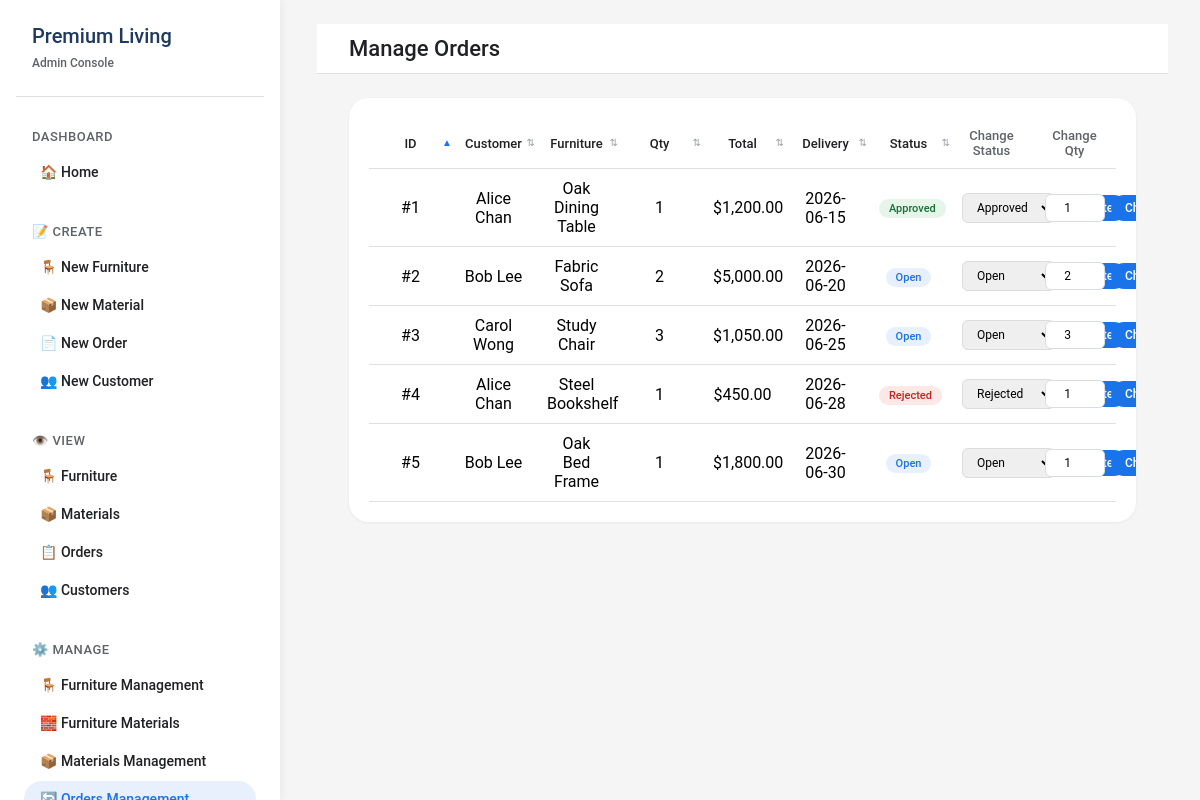
The page /Staff/Manage/manageOrders.php?sort=o.order_id&order=ASC (signed in) on the database its author committed.
### tables this page shows
CREATE TABLE Orders (
    order_id         INT AUTO_INCREMENT,
    customer_id      INT NOT NULL,
    furniture_id     INT NOT NULL,
    order_date       DATE NOT NULL,
    order_quantity   INT NOT NULL,
    total_amount     DECIMAL(10,2) NOT NULL,
    delivery_address VARCHAR(255) NOT NULL,
    delivery_date    DATE NOT NULL,
    order_status     VARCHAR(50) NOT NULL DEFAULT 'Open',
    PRIMARY KEY (order_id),
    FOREIGN KEY (customer_id)  REFERENCES Customer(customer_id),
    FOREIGN KEY (furniture_id) REFERENCES Furniture(furniture_id)
);

CREATE TABLE Customer (
    customer_id     INT AUTO_INCREMENT,
    customer_name   VARCHAR(100) NOT NULL,
    password        VARCHAR(255) NOT NULL,
    contact_number  VARCHAR(20),
    address         VARCHAR(255),
    PRIMARY KEY (customer_id)
);

CREATE TABLE Furniture (
    furniture_id    INT AUTO_INCREMENT,
    furniture_name  VARCHAR(100) NOT NULL,
    description     TEXT,
    image           LONGBLOB,
    price           DECIMAL(10,2) NOT NULL,
    PRIMARY KEY (furniture_id)
);

### Staff/Manage/manageOrders.php (the view, shortened to what this page needs)
<?php
session_start();require_once __DIR__.'/../../conn.php';require_once __DIR__.'/../../auth.php';requireStaff();require_once __DIR__.'/../../sort_utils.php';$allowed=['o.order_id'=>'ID','c.customer_name'=>'Customer','f.furniture_name'=>'Furniture','o.order_quantity'=>'Qty','o.total_amount'=>'Total','o.delivery_date'=>'Delivery','o.order_status'=>'Status'];list($sort,$order)=get_sort_params($allowed,'o.order_date');
$r=mysqli_query($conn,"SELECT o.*,c.customer_name,f.furniture_name FROM Orders o JOIN Customer c ON o.customer_id=c.customer_id JOIN Furniture f ON o.furniture_id=f.furniture_id ".sort_clause($sort,$order));
$rows=[];while($rw=mysqli_fetch_assoc($r))$rows[]=$rw;mysqli_free_result($r);mysqli_close($conn);
?><!DOCTYPE html><html lang="en"><head><meta charset="UTF-8"><title>Manage Orders</title><link rel="stylesheet" href="../style.css">
</head>
<body><div id="sidebar-container"></div><div class="main-content"><div class="top-bar"><div class="page-title">Manage Orders</div></div>
<div class="content-container">
<div class="tbl-wrap"><table><thead><tr><th><?php echo sortable_th('o.order_id','ID',$sort,$order);?></th><th><?php echo sortable_th('c.customer_name','Customer',$sort,$order);?></th><th><?php echo sortable_th('f.furniture_name','Furniture',$sort,$order);?></th><th><?php echo sortable_th('o.order_quantity','Qty',$sort,$order);?></th><th><?php echo sortable_th('o.total_amount','Total',$sort,$order);?></th><th><?php echo sortable_th('o.delivery_date','Delivery',$sort,$order);?></th><th><?php echo sortable_th('o.order_status','Status',$sort,$order);?></th><th>Change Status</th><th>Change Qty</th></tr></thead><tbody>
<?php foreach($rows as $rw):?>
<tr><td>#<?php echo $rw['order_id'];?></td><td><?php echo htmlspecialchars($rw['customer_name']);?></td><td><?php echo htmlspecialchars($rw['furniture_name']);?></td><td><?php echo $rw['order_quantity'];?></td>
<td>$<?php echo number_format($rw['total_amount'],2);?></td><td><?php echo $rw['delivery_date'];?></td><td><span class="st st-<?php echo htmlspecialchars($rw['order_status']);?>"><?php echo htmlspecialchars($rw['order_status']);?></span></td>
<td><form method="post" class="inline"><input type="hidden" name="action" value="update_status"><input type="hidden" name="order_id" value="<?php echo $rw['order_id'];?>">
<select name="order_status" class="sel"><option value="Open" <?php echo $rw['order_status']==='Open'?'selected':'';?>>Open</option><option value="Approved" <?php echo $rw['order_status']==='Approved'?'selected':'';?>>Approved</option><option value="Rejected" <?php echo $rw['order_status']==='Rejected'?'selected':'';?>>Rejected</option></select>
<button type="submit" class="btn-sm">Update</button></form></td>
<td><form method="post" class="inline" onsubmit="return confirm('Change quantity for order #<?php echo $rw['order_id'];?>? Stock will be adjusted.');">
<input type="number" name="order_quantity" value="<?php echo $rw['order_quantity'];?>" min="1" class="qty-inp">
<button type="submit" class="btn-sm">Change</button></form></td></tr>
<?php endforeach;?></tbody></table></div></div></div>
<script src="../sidebar.js"></script><script>loadSidebar('manage-orders');</script></body></html>

### Staff/style.css (style rules this page uses)
* { margin: 0; padding: 0; box-sizing: border-box; font-family: 'Roboto', system-ui, sans-serif; }
body { background-color: #f5f5f5; display: flex; height: 100vh; overflow: hidden; }
:root { --sidebar-width: 280px; }
#sidebar-container { flex-shrink: 0; display: flex; }
.main-content { flex: 1; display: flex; flex-direction: column; overflow-y: auto; }
.top-bar { background-color: #ffffff; padding: 12px 32px; display: flex; justify-content: space-between; align-items: center; border-bottom: 1px solid #e0e0e0; position: sticky; top: 0; z-index: 5; }
.page-title { font-size: 22px; font-weight: 500; color: #202124; }
.content-container { padding: 24px 32px; }
table { table-layout: fixed; }
th { position: relative; }

### Staff/Manage/manageOrders.php (style rules this page uses)
.main-content { padding:24px 32px }
.tbl-wrap { background:#fff;border-radius:20px;padding:20px;overflow-x:auto;box-shadow:0 1px 3px rgba(0,0,0,.06);margin-bottom:24px }
table { width:100%;border-collapse:collapse;table-layout:fixed }
th,td { padding:10px 12px;border-bottom:1px solid #e0e0e0;text-align:center }
th { font-weight:500;color:#5f6368;font-size:13px }
.st { display:inline-block;padding:3px 10px;border-radius:12px;font-size:11px;font-weight:500 }
.st-Open { background:#e8f0fe;color:#1a73e8 }
.st-Approved { background:#e6f4ea;color:#137333 }
.st-Rejected { background:#fce8e6;color:#c5221f }
.sel { padding:6px 10px;border-radius:6px;border:1px solid #dadce0;font-size:12px }
.btn-sm { padding:6px 14px;border-radius:16px;font-size:12px;font-weight:500;cursor:pointer;border:none;color:#fff;background:#1a73e8 }
form.inline { display:inline-flex;gap:6px;align-items:center }
.qty-inp { width:60px;padding:6px;border-radius:6px;border:1px solid #dadce0;font-size:12px;text-align:center }

### rows shown on the page
orders: order_id "1", customer.customer_name "Alice Chan", furniture.furniture_name "Oak Dining Table", order_quantity "1", total_amount "1,200.00", delivery_date "2026-06-15", order_status "Approved"
orders: order_id "2", customer.customer_name "Bob Lee", furniture.furniture_name "Fabric Sofa", order_quantity "2", total_amount "5,000.00", delivery_date "2026-06-20", order_status "Open"
orders: order_id "3", customer.customer_name "Carol Wong", furniture.furniture_name "Study Chair", order_quantity "3", total_amount "1,050.00", delivery_date "2026-06-25", order_status "Open"
orders: order_id "4", customer.customer_name "Alice Chan", furniture.furniture_name "Steel Bookshelf", order_quantity "1", total_amount "450.00", delivery_date "2026-06-28", order_status "Rejected"
orders: order_id "5", customer.customer_name "Bob Lee", furniture.furniture_name "Oak Bed Frame", order_quantity "1", total_amount "1,800.00", delivery_date "2026-06-30", order_status "Open"

### other values the page prints
$label "ID Customer Furniture Qty Total Delivery Status"
$arrow "▲ ⇅ ⇅ ⇅ ⇅ ⇅ ⇅"
